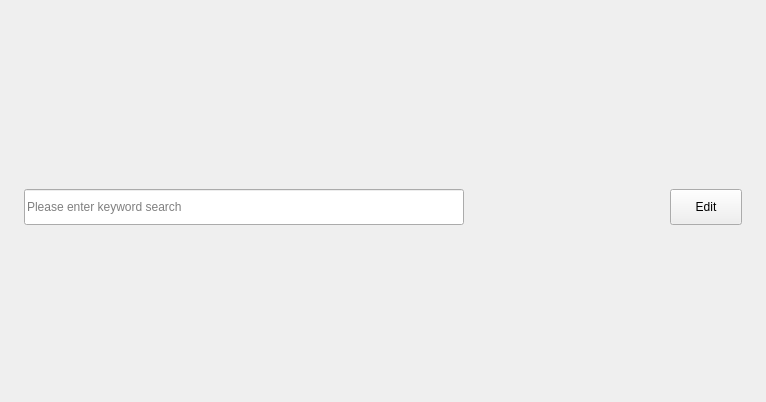
<?xml version="1.0" encoding="UTF-8"?>
<ui version="4.0">
 <class>DeviceListPage</class>
 <widget class="QWidget" name="DeviceListPage">
  <property name="geometry">
   <rect>
    <x>0</x>
    <y>0</y>
    <width>766</width>
    <height>402</height>
   </rect>
  </property>
  <property name="windowTitle">
   <string>Form</string>
  </property>
  <property name="styleSheet">
   <string notr="true"/>
  </property>
  <layout class="QVBoxLayout" name="verticalLayout">
   <property name="spacing">
    <number>10</number>
   </property>
   <property name="leftMargin">
    <number>24</number>
   </property>
   <property name="topMargin">
    <number>16</number>
   </property>
   <property name="rightMargin">
    <number>0</number>
   </property>
   <property name="bottomMargin">
    <number>4</number>
   </property>
   <item>
    <layout class="QHBoxLayout" name="horizontalLayout">
     <property name="spacing">
      <number>10</number>
     </property>
     <property name="rightMargin">
      <number>24</number>
     </property>
     <item>
      <widget class="QLabel" name="m_title">
       <property name="text">
        <string/>
       </property>
      </widget>
     </item>
     <item>
      <spacer name="horizontalSpacer">
       <property name="orientation">
        <enum>Qt::Horizontal</enum>
       </property>
       <property name="sizeHint" stdset="0">
        <size>
         <width>40</width>
         <height>20</height>
        </size>
       </property>
      </spacer>
     </item>
     <item>
      <widget class="QLabel" name="m_records">
       <property name="text">
        <string/>
       </property>
      </widget>
     </item>
    </layout>
   </item>
   <item>
    <widget class="QWidget" name="m_control_line" native="true">
     <layout class="QHBoxLayout" name="horizontalLayout_2">
      <property name="spacing">
       <number>10</number>
      </property>
      <property name="leftMargin">
       <number>0</number>
      </property>
      <property name="topMargin">
       <number>0</number>
      </property>
      <property name="rightMargin">
       <number>24</number>
      </property>
      <property name="bottomMargin">
       <number>0</number>
      </property>
      <item>
       <widget class="QLineEdit" name="m_search">
        <property name="minimumSize">
         <size>
          <width>440</width>
          <height>36</height>
         </size>
        </property>
        <property name="maximumSize">
         <size>
          <width>440</width>
          <height>36</height>
         </size>
        </property>
        <property name="placeholderText">
         <string>Please enter keyword search</string>
        </property>
       </widget>
      </item>
      <item>
       <spacer name="horizontalSpacer_2">
        <property name="orientation">
         <enum>Qt::Horizontal</enum>
        </property>
        <property name="sizeHint" stdset="0">
         <size>
          <width>40</width>
          <height>20</height>
         </size>
        </property>
       </spacer>
      </item>
      <item>
       <widget class="QPushButton" name="m_edit">
        <property name="minimumSize">
         <size>
          <width>72</width>
          <height>36</height>
         </size>
        </property>
        <property name="maximumSize">
         <size>
          <width>72</width>
          <height>36</height>
         </size>
        </property>
        <property name="text">
         <string>Edit</string>
        </property>
       </widget>
      </item>
     </layout>
    </widget>
   </item>
   <item>
    <widget class="KS::FPFileTable" name="m_table" native="true"/>
   </item>
  </layout>
 </widget>
 <customwidgets>
  <customwidget>
   <class>KS::FPFileTable</class>
   <extends>QWidget</extends>
   <header>src/ui/file-protected/fp-file-table.h</header>
   <container>1</container>
  </customwidget>
 </customwidgets>
 <resources/>
 <connections/>
</ui>
